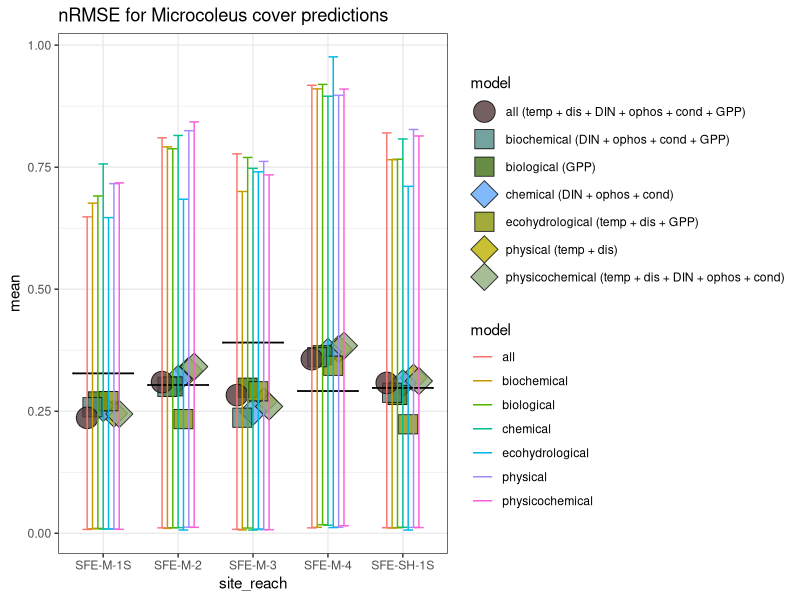
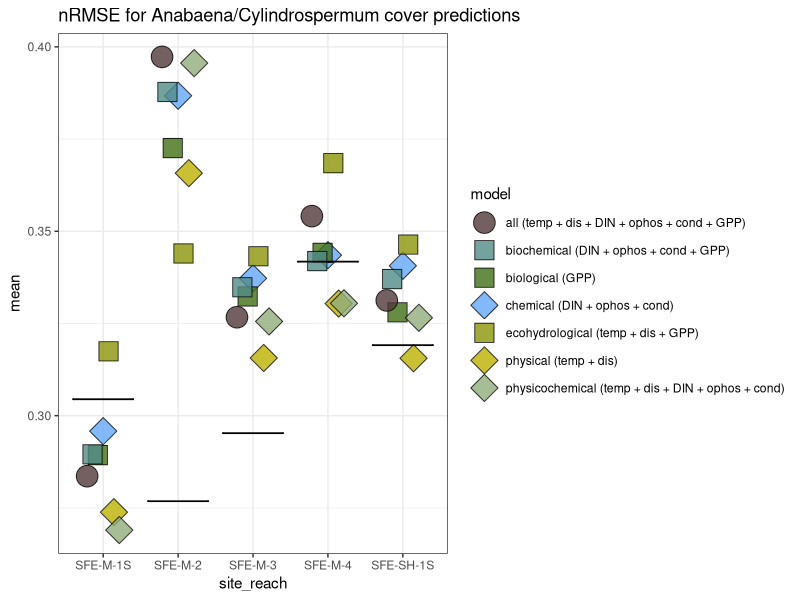

Recreate these plots in R, in order. (Note: this script raises an error after producing the figures.)
#### read in data & libraries

library(tidyverse)
library(ggsignif)

# SOMETHING UP WITH CONFIDENCE INTERVALS ATM :)

cover_nrmse_M <- read.csv("./data/predictive_models/nrmse_M_cover.csv")
cover_nrmse_AC <- read.csv("./data/predictive_models/nrmse_AC_cover.csv")

cover_M_null <- cover_nrmse_M %>% 
  filter(model == "null")
cover_nrmse_M <- cover_nrmse_M %>% 
  filter(model != "null")

cover_AC_null <- cover_nrmse_AC %>% 
  filter(model == "null")
cover_nrmse_AC <- cover_nrmse_AC %>% 
  filter(model != "null")

cover_plot <- ggplot(data = cover_nrmse_M, aes(x = site_reach, y = mean)) +
  geom_point(aes(fill = model, shape = model), size = 7, alpha = 0.8, position = position_dodge(width=0.5), 
             color = "black") +
  geom_signif(y_position = c(cover_M_null$mean), xmin = c(0.6, 1.6, 2.6, 3.6, 4.6), 
              xmax = c(1.4, 2.4, 3.4, 4.4, 5.4), annotation = c("", "", "", "" ,""),
              tip_length = 0, size = 0.6) +
  geom_errorbar(aes(ymin = ci_lower, ymax = ci_upper, color = model), position = position_dodge(width=0.5)) +
  scale_fill_manual(values = c("#523939", "#528b87", "#416f16", "#62a7f8", "#8b9609", "#bdb000", "#90ac7c"),
                     labels = c("all (temp + dis + DIN + ophos + cond + GPP)", 
                                "biochemical (DIN + ophos + cond + GPP)",
                                "biological (GPP)",
                                "chemical (DIN + ophos + cond)",
                                "ecohydrological (temp + dis + GPP)",
                                "physical (temp + dis)",
                                "physicochemical (temp + dis + DIN + ophos + cond)")) +
  scale_shape_manual(values = c(21, 22, 22, 23, 22, 23, 23),
                     labels = c("all (temp + dis + DIN + ophos + cond + GPP)", 
                                "biochemical (DIN + ophos + cond + GPP)",
                                "biological (GPP)",
                                "chemical (DIN + ophos + cond)",
                                "ecohydrological (temp + dis + GPP)",
                                "physical (temp + dis)",
                                "physicochemical (temp + dis + DIN + ophos + cond)")) +
  labs(title = "nRMSE for Microcoleus cover predictions") +
  theme_bw()
cover_plot

ac_cover_plot <- ggplot(data = cover_nrmse_AC, aes(x = site_reach, y = mean)) +
  geom_point(aes(fill = model, shape = model), size = 7, alpha = 0.8, position = position_dodge(width=0.5), 
             color = "black") +
  geom_signif(y_position = c(cover_AC_null$mean), xmin = c(0.6, 1.6, 2.6, 3.6, 4.6), 
              xmax = c(1.4, 2.4, 3.4, 4.4, 5.4), annotation = c("", "", "", "" ,""),
              tip_length = 0, size = 0.6) +
  scale_fill_manual(values = c("#523939", "#528b87", "#416f16", "#62a7f8", "#8b9609", "#bdb000", "#90ac7c"),
                    labels = c("all (temp + dis + DIN + ophos + cond + GPP)", 
                               "biochemical (DIN + ophos + cond + GPP)",
                               "biological (GPP)",
                               "chemical (DIN + ophos + cond)",
                               "ecohydrological (temp + dis + GPP)",
                               "physical (temp + dis)",
                               "physicochemical (temp + dis + DIN + ophos + cond)")) +
  scale_shape_manual(values = c(21, 22, 22, 23, 22, 23, 23),
                     labels = c("all (temp + dis + DIN + ophos + cond + GPP)", 
                                "biochemical (DIN + ophos + cond + GPP)",
                                "biological (GPP)",
                                "chemical (DIN + ophos + cond)",
                                "ecohydrological (temp + dis + GPP)",
                                "physical (temp + dis)",
                                "physicochemical (temp + dis + DIN + ophos + cond)")) +
  labs(title = "nRMSE for Anabaena/Cylindrospermum cover predictions") +
  theme_bw()
ac_cover_plot

plot <- ggplot(data = cover_nrmse_M_long, aes(x = site_reach, y = nrmse, fill = model,
                                              shape = model)) +
  geom_point(size = 6, alpha = 0.9, position = dodge) +
  geom_signif(y_position = c(nulls), xmin = c(0.6,1.6,2.6,3.6,4.6), 
              xmax = c(1.4,2.4,3.4,4.4, 5.4), annotation = c("", "", "", "" ,""),
              tip_length = 0, size = 0.6) +
  coord_cartesian(ylim = c(0.18, 0.47)) +
  scale_x_discrete(labels= c("SFE-M-1S", "SFE-M-2", "SFE-M-3", "SFE-M-4", "SFE-SH-1S")) +
  scale_fill_manual(values = c("#bdb000", "#62a7f8", "#416f16"),
                    limits = c("physical", "chemical", "biological")) +
  scale_shape_manual(values = c(24, 22, 23),
                     limits = c("physical", "chemical", "biological")) +
  theme(axis.text.x = element_text(angle = 15, vjust = .8, size = 18),
        plot.title = element_text(size = 20)) +
  labs(title = "Microcoleus Cover Prediction nRMSE", x = NULL, y = "nRMSE")
plot


# old code below
data <- read.csv("./data/predictive_models/inputs.csv")

cover_nrmse_M <- read.csv("./data/predictive_models/20250311_nrmse_M_cover_truncated.csv")
cover_nrmse_A <- read.csv("./data/predictive_models/20250311_nrmse_A_cover_truncated.csv")

cover_nrmse_M_long <- pivot_longer(cover_nrmse_M, cols = c(2:6), names_to = "site_reach",
                                 values_to = "nrmse")

cover_nrmse_M_long_null <- cover_nrmse_M_long %>% 
  filter(model == "null")

cover_nrmse_A_long <- pivot_longer(cover_nrmse_A, cols = c(2:6), names_to = "site_reach",
                                   values_to = "nrmse")

cover_nrmse_A_long_null <- cover_nrmse_A_long %>% 
  filter(model == "null")
# duplicate it
#cover_nrmse_M_long_null <- rbind(cover_nrmse_M_long_null, cover_nrmse_M_long_null)

cover_nrmse_M_long <- cover_nrmse_M_long %>% 
  filter(model != "null")

cover_nrmse_A_long <- cover_nrmse_A_long %>% 
  filter(model != "null")

theme_set(theme_bw() +
            theme(panel.grid.minor = element_blank(), panel.grid.major = element_blank(),
                  panel.border = element_rect(linewidth = 3), axis.ticks = element_line(linewidth = 2.8),
                  text = element_text(size = 22), plot.margin = unit(c(.5, 0, 0, 0), "cm"),
                  axis.ticks.length=unit(.25, "cm")))

nulls <- cover_nrmse_M_long_null$nrmse
dodge <- position_dodge(width=0.5)  
plot <- ggplot(data = cover_nrmse_M_long, aes(x = site_reach, y = nrmse, fill = model,
                                              shape = model)) +
  geom_point(size = 6, alpha = 0.9, position = dodge) +
  geom_signif(y_position = c(nulls), xmin = c(0.6,1.6,2.6,3.6,4.6), 
              xmax = c(1.4,2.4,3.4,4.4, 5.4), annotation = c("", "", "", "" ,""),
              tip_length = 0, size = 0.6) +
  coord_cartesian(ylim = c(0.18, 0.47)) +
  scale_x_discrete(labels= c("SFE-M-1S", "SFE-M-2", "SFE-M-3", "SFE-M-4", "SFE-SH-1S")) +
  scale_fill_manual(values = c("#bdb000", "#62a7f8", "#416f16"),
                    limits = c("physical", "chemical", "biological")) +
  scale_shape_manual(values = c(24, 22, 23),
                       limits = c("physical", "chemical", "biological")) +
  theme(axis.text.x = element_text(angle = 15, vjust = .8, size = 18),
        plot.title = element_text(size = 20)) +
  labs(title = "Microcoleus Cover Prediction nRMSE", x = NULL, y = "nRMSE")
plot

nulls <- cover_nrmse_A_long_null$nrmse
plot2 <- ggplot(data = cover_nrmse_A_long, aes(x = site_reach, y = nrmse, fill = model,
                                              shape = model)) +
  geom_point(size = 6, alpha = 0.9, position = dodge) +
  geom_signif(y_position = c(nulls), xmin = c(0.6,1.6,2.6,3.6,4.6), 
              xmax = c(1.4,2.4,3.4,4.4, 5.4), annotation = c("", "", "", "" ,""),
              tip_length = 0, size = 0.6) +
  coord_cartesian(ylim = c(0.18, 0.47)) +
  scale_x_discrete(labels= c("SFE-M-1S", "SFE-M-2", "SFE-M-3", "SFE-M-4", "SFE-SH-1S")) +
  scale_fill_manual(values = c("#bdb000", "#62a7f8", "#416f16"),
                    limits = c("physical", "chemical", "biological")) +
  scale_shape_manual(values = c(24, 22, 23),
                     limits = c("physical", "chemical", "biological")) +
  theme(axis.text.x = element_text(angle = 15, vjust = .8, size = 18),
        plot.title = element_text(size = 16)) +
  labs(title = "Anabaena/Cylindrospermum Cover Prediction nRMSE", x = NULL, y = "nRMSE")
plot2

# REMOVE LEGEND
library(cowplot)
plot_grid(plot, plot2, nrow = 2, labels = c("A", "B"))
        